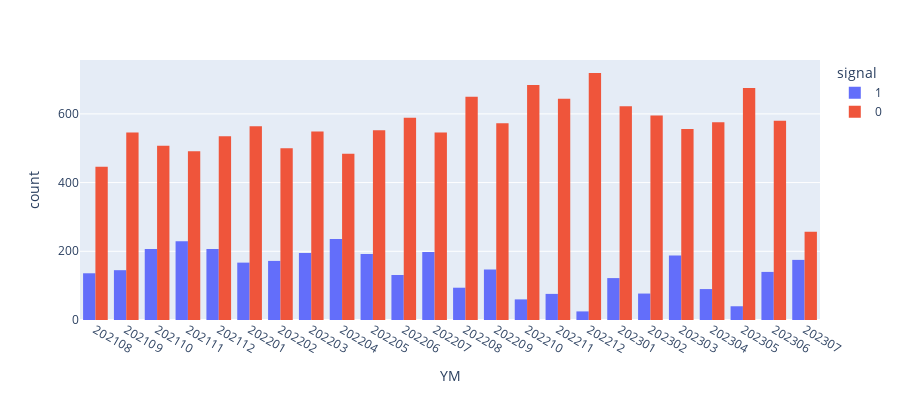

Source (notebook cell):
### Code cell
import plotly.express as px

fig = px.histogram(df_analysis, x="YM",
             color='signal', barmode='group',
             height=400)
fig.show()

### Figure 1 — Plotly figure (JSON) as saved in the notebook; plotly's stock layout.template omitted (floating-point values rounded to 4 significant figures; data arrays with more than 128 entries replaced by an {"elided": "..."} marker saying what was removed)
{"data": [{"alignmentgroup": "True", "bingroup": "x", "hovertemplate": "signal=1<br>YM=%{x}<br>count=%{y}<extra></extra>", "legendgroup": "1", "marker": {"color": "#636efa", "pattern": {"shape": ""}}, "name": "1", "offsetgroup": "1", "orientation": "v", "showlegend": true, "type": "histogram", "x": {"elided": "3449 str values"}, "xaxis": "x", "yaxis": "y"}, {"alignmentgroup": "True", "bingroup": "x", "hovertemplate": "signal=0<br>YM=%{x}<br>count=%{y}<extra></extra>", "legendgroup": "0", "marker": {"color": "#EF553B", "pattern": {"shape": ""}}, "name": "0", "offsetgroup": "0", "orientation": "v", "showlegend": true, "type": "histogram", "x": {"elided": "13440 str values"}, "xaxis": "x", "yaxis": "y"}], "layout": {"barmode": "group", "height": 400, "legend": {"title": {"text": "signal"}, "tracegroupgap": 0}, "margin": {"t": 60}, "xaxis": {"anchor": "y", "domain": [0, 1], "title": {"text": "YM"}}, "yaxis": {"anchor": "x", "domain": [0, 1], "title": {"text": "count"}}}}
